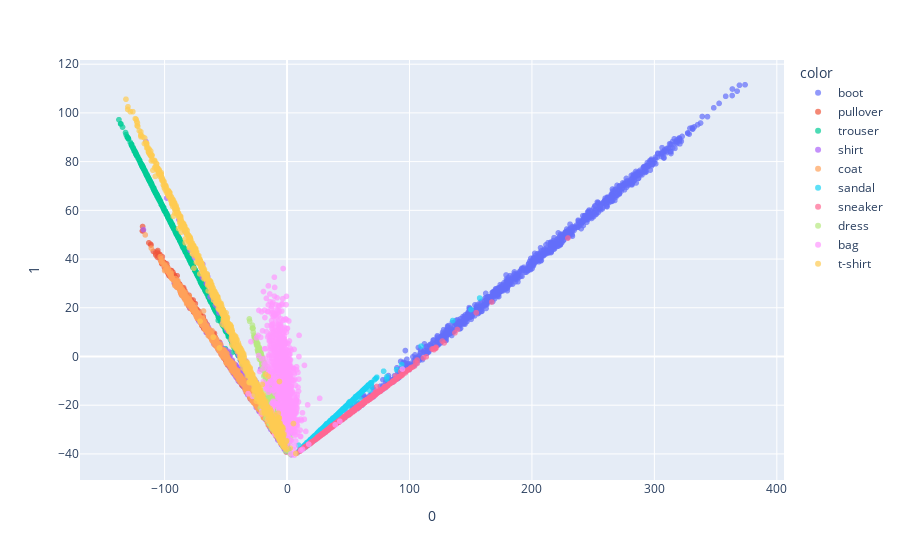
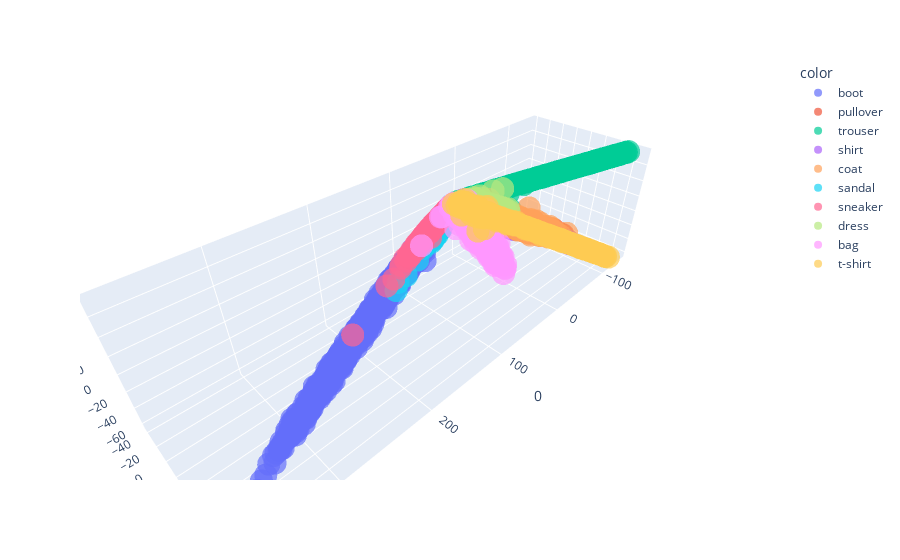

The code cell stored with these charts, in order, in its notebook:
### Markdown cell above
## PCA

### Code cell
### Get the encoded representation of the test samples
encoded_samples = []
for sample in tqdm(test_dataset):
    img = sample[0].unsqueeze(0).to(device)
    label = sample[1]
    # Encode image
    encoder.eval()
    with torch.no_grad():
        encoded_img  = encoder(img)
    # Append to list
    encoded_img = encoded_img.flatten().cpu().numpy()
    encoded_sample = {f"Enc. Variable {i}": enc for i, enc in enumerate(encoded_img)}
    encoded_sample['label'] = label
    encoded_samples.append(encoded_sample)

encoded_samples = pd.DataFrame(encoded_samples)

from sklearn.decomposition import PCA

pca = PCA(n_components=2)
encoded_samples_reduced_PCA = pca.fit_transform(encoded_samples)
import plotly.express as px
fig2a = px.scatter(encoded_samples_reduced_PCA, x=0, y =1, 
    color=[label_names[l] for l in encoded_samples.label.to_numpy()], opacity=0.7)
fig2a.show()

pca3 = PCA(n_components=3)
encoded_samples_reduced_PCA3 = pca3.fit_transform(encoded_samples)
fig2b = px.scatter_3d(encoded_samples_reduced_PCA3, x=0, y=1, z=2, 
    color=[label_names[l] for l in encoded_samples.label.to_numpy()], opacity=0.7)
fig2b.show()

### Figure 1 — Plotly figure (JSON) as saved in the notebook; plotly's stock layout.template omitted (floating-point values rounded to 4 significant figures; data arrays with more than 128 entries replaced by an {"elided": "..."} marker saying what was removed)
{"data": [{"hovertemplate": "color=boot<br>0=%{x}<br>1=%{y}<extra></extra>", "legendgroup": "boot", "marker": {"color": "#636efa", "opacity": 0.7, "symbol": "circle"}, "mode": "markers", "name": "boot", "showlegend": true, "type": "scattergl", "x": {"elided": "1000 float values"}, "xaxis": "x", "y": {"elided": "1000 float values"}, "yaxis": "y"}, {"hovertemplate": "color=pullover<br>0=%{x}<br>1=%{y}<extra></extra>", "legendgroup": "pullover", "marker": {"color": "#EF553B", "opacity": 0.7, "symbol": "circle"}, "mode": "markers", "name": "pullover", "showlegend": true, "type": "scattergl", "x": {"elided": "1000 float values"}, "xaxis": "x", "y": {"elided": "1000 float values"}, "yaxis": "y"}, {"hovertemplate": "color=trouser<br>0=%{x}<br>1=%{y}<extra></extra>", "legendgroup": "trouser", "marker": {"color": "#00cc96", "opacity": 0.7, "symbol": "circle"}, "mode": "markers", "name": "trouser", "showlegend": true, "type": "scattergl", "x": {"elided": "1000 float values"}, "xaxis": "x", "y": {"elided": "1000 float values"}, "yaxis": "y"}, {"hovertemplate": "color=shirt<br>0=%{x}<br>1=%{y}<extra></extra>", "legendgroup": "shirt", "marker": {"color": "#ab63fa", "opacity": 0.7, "symbol": "circle"}, "mode": "markers", "name": "shirt", "showlegend": true, "type": "scattergl", "x": {"elided": "1000 float values"}, "xaxis": "x", "y": {"elided": "1000 float values"}, "yaxis": "y"}, {"hovertemplate": "color=coat<br>0=%{x}<br>1=%{y}<extra></extra>", "legendgroup": "coat", "marker": {"color": "#FFA15A", "opacity": 0.7, "symbol": "circle"}, "mode": "markers", "name": "coat", "showlegend": true, "type": "scattergl", "x": {"elided": "1000 float values"}, "xaxis": "x", "y": {"elided": "1000 float values"}, "yaxis": "y"}, {"hovertemplate": "color=sandal<br>0=%{x}<br>1=%{y}<extra></extra>", "legendgroup": "sandal", "marker": {"color": "#19d3f3", "opacity": 0.7, "symbol": "circle"}, "mode": "markers", "name": "sandal", "showlegend": true, "type": "scattergl", "x": {"elided": "1000 float values"}, "xaxis": "x", "y": {"elided": "1000 float values"}, "yaxis": "y"}, {"hovertemplate": "color=sneaker<br>0=%{x}<br>1=%{y}<extra></extra>", "legendgroup": "sneaker", "marker": {"color": "#FF6692", "opacity": 0.7, "symbol": "circle"}, "mode": "markers", "name": "sneaker", "showlegend": true, "type": "scattergl", "x": {"elided": "1000 float values"}, "xaxis": "x", "y": {"elided": "1000 float values"}, "yaxis": "y"}, {"hovertemplate": "color=dress<br>0=%{x}<br>1=%{y}<extra></extra>", "legendgroup": "dress", "marker": {"color": "#B6E880", "opacity": 0.7, "symbol": "circle"}, "mode": "markers", "name": "dress", "showlegend": true, "type": "scattergl", "x": {"elided": "1000 float values"}, "xaxis": "x", "y": {"elided": "1000 float values"}, "yaxis": "y"}, {"hovertemplate": "color=bag<br>0=%{x}<br>1=%{y}<extra></extra>", "legendgroup": "bag", "marker": {"color": "#FF97FF", "opacity": 0.7, "symbol": "circle"}, "mode": "markers", "name": "bag", "showlegend": true, "type": "scattergl", "x": {"elided": "1000 float values"}, "xaxis": "x", "y": {"elided": "1000 float values"}, "yaxis": "y"}, {"hovertemplate": "color=t-shirt<br>0=%{x}<br>1=%{y}<extra></extra>", "legendgroup": "t-shirt", "marker": {"color": "#FECB52", "opacity": 0.7, "symbol": "circle"}, "mode": "markers", "name": "t-shirt", "showlegend": true, "type": "scattergl", "x": {"elided": "1000 float values"}, "xaxis": "x", "y": {"elided": "1000 float values"}, "yaxis": "y"}], "layout": {"legend": {"title": {"text": "color"}, "tracegroupgap": 0}, "margin": {"t": 60}, "xaxis": {"anchor": "y", "domain": [0, 1], "title": {"text": "0"}}, "yaxis": {"anchor": "x", "domain": [0, 1], "title": {"text": "1"}}}}

### Figure 2 — Plotly figure (JSON) as saved in the notebook; plotly's stock layout.template omitted (floating-point values rounded to 4 significant figures; data arrays with more than 128 entries replaced by an {"elided": "..."} marker saying what was removed)
{"data": [{"hovertemplate": "color=boot<br>0=%{x}<br>1=%{y}<br>2=%{z}<extra></extra>", "legendgroup": "boot", "marker": {"color": "#636efa", "opacity": 0.7, "symbol": "circle"}, "mode": "markers", "name": "boot", "scene": "scene", "showlegend": true, "type": "scatter3d", "x": {"elided": "1000 float values"}, "y": {"elided": "1000 float values"}, "z": {"elided": "1000 float values"}}, {"hovertemplate": "color=pullover<br>0=%{x}<br>1=%{y}<br>2=%{z}<extra></extra>", "legendgroup": "pullover", "marker": {"color": "#EF553B", "opacity": 0.7, "symbol": "circle"}, "mode": "markers", "name": "pullover", "scene": "scene", "showlegend": true, "type": "scatter3d", "x": {"elided": "1000 float values"}, "y": {"elided": "1000 float values"}, "z": {"elided": "1000 float values"}}, {"hovertemplate": "color=trouser<br>0=%{x}<br>1=%{y}<br>2=%{z}<extra></extra>", "legendgroup": "trouser", "marker": {"color": "#00cc96", "opacity": 0.7, "symbol": "circle"}, "mode": "markers", "name": "trouser", "scene": "scene", "showlegend": true, "type": "scatter3d", "x": {"elided": "1000 float values"}, "y": {"elided": "1000 float values"}, "z": {"elided": "1000 float values"}}, {"hovertemplate": "color=shirt<br>0=%{x}<br>1=%{y}<br>2=%{z}<extra></extra>", "legendgroup": "shirt", "marker": {"color": "#ab63fa", "opacity": 0.7, "symbol": "circle"}, "mode": "markers", "name": "shirt", "scene": "scene", "showlegend": true, "type": "scatter3d", "x": {"elided": "1000 float values"}, "y": {"elided": "1000 float values"}, "z": {"elided": "1000 float values"}}, {"hovertemplate": "color=coat<br>0=%{x}<br>1=%{y}<br>2=%{z}<extra></extra>", "legendgroup": "coat", "marker": {"color": "#FFA15A", "opacity": 0.7, "symbol": "circle"}, "mode": "markers", "name": "coat", "scene": "scene", "showlegend": true, "type": "scatter3d", "x": {"elided": "1000 float values"}, "y": {"elided": "1000 float values"}, "z": {"elided": "1000 float values"}}, {"hovertemplate": "color=sandal<br>0=%{x}<br>1=%{y}<br>2=%{z}<extra></extra>", "legendgroup": "sandal", "marker": {"color": "#19d3f3", "opacity": 0.7, "symbol": "circle"}, "mode": "markers", "name": "sandal", "scene": "scene", "showlegend": true, "type": "scatter3d", "x": {"elided": "1000 float values"}, "y": {"elided": "1000 float values"}, "z": {"elided": "1000 float values"}}, {"hovertemplate": "color=sneaker<br>0=%{x}<br>1=%{y}<br>2=%{z}<extra></extra>", "legendgroup": "sneaker", "marker": {"color": "#FF6692", "opacity": 0.7, "symbol": "circle"}, "mode": "markers", "name": "sneaker", "scene": "scene", "showlegend": true, "type": "scatter3d", "x": {"elided": "1000 float values"}, "y": {"elided": "1000 float values"}, "z": {"elided": "1000 float values"}}, {"hovertemplate": "color=dress<br>0=%{x}<br>1=%{y}<br>2=%{z}<extra></extra>", "legendgroup": "dress", "marker": {"color": "#B6E880", "opacity": 0.7, "symbol": "circle"}, "mode": "markers", "name": "dress", "scene": "scene", "showlegend": true, "type": "scatter3d", "x": {"elided": "1000 float values"}, "y": {"elided": "1000 float values"}, "z": {"elided": "1000 float values"}}, {"hovertemplate": "color=bag<br>0=%{x}<br>1=%{y}<br>2=%{z}<extra></extra>", "legendgroup": "bag", "marker": {"color": "#FF97FF", "opacity": 0.7, "symbol": "circle"}, "mode": "markers", "name": "bag", "scene": "scene", "showlegend": true, "type": "scatter3d", "x": {"elided": "1000 float values"}, "y": {"elided": "1000 float values"}, "z": {"elided": "1000 float values"}}, {"hovertemplate": "color=t-shirt<br>0=%{x}<br>1=%{y}<br>2=%{z}<extra></extra>", "legendgroup": "t-shirt", "marker": {"color": "#FECB52", "opacity": 0.7, "symbol": "circle"}, "mode": "markers", "name": "t-shirt", "scene": "scene", "showlegend": true, "type": "scatter3d", "x": {"elided": "1000 float values"}, "y": {"elided": "1000 float values"}, "z": {"elided": "1000 float values"}}], "layout": {"legend": {"title": {"text": "color"}, "tracegroupgap": 0}, "margin": {"t": 60}, "scene": {"domain": {"x": [0, 1], "y": [0, 1]}, "xaxis": {"title": {"text": "0"}}, "yaxis": {"title": {"text": "1"}}, "zaxis": {"title": {"text": "2"}}}}}
